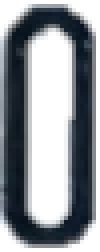
#> input picture patterns_unprepared/0.png, 25 x 63 px (shown 4 times larger); its folder holds only this picture in this run
$ python -i prepare_patterns.py   (imports and definitions only)
#> lines starting #> are read from the running program, lines starting #| are printed output that depends on the picture; after the words box and inside, x2 and y2 are one past the last pixel; in counts of white or black regions, pixels touching at a corner belong together
import os
import cv2
import numpy as np


def prepare_contours_for_values():
    images = os.listdir('patterns_unprepared')
    for image in images:
        img = cv2.imread('./patterns_unprepared/'+image)
#> img is the input picture: shape (63, 25, 3); mean B, G, R 152.9, 147.9, 143
        grayscale_img = cv2.cvtColor(img, cv2.COLOR_BGR2GRAY)
        thresh = cv2.adaptiveThreshold(grayscale_img, 255, cv2.ADAPTIVE_THRESH_MEAN_C,
                                       cv2.THRESH_BINARY, 15, 2)
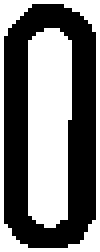
#> thresh: shape (63, 25) (shown 4 times larger); 48.5% white; 2 white regions, box (x1, y1, x2, y2) and area: (7, 7, 18, 57) 498, (0, 0, 25, 63) 266
        thresh = (255 - thresh)

        thresh = cv2.resize(thresh, (30, 60))
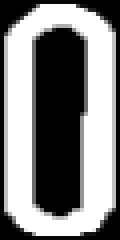
#> thresh: shape (60, 30) (shown 4 times larger); min 0, max 255, mean 130.6

        cv2.imwrite('./patterns/'+image, thresh)


def prepare_patterns_for_symbols():
    images = os.listdir('symbols_unprepared')
    for image in images:
        img = cv2.imread('./symbols_unprepared/'+image)
        grayscale_img = cv2.cvtColor(img, cv2.COLOR_BGR2GRAY)
        thresh = cv2.adaptiveThreshold(grayscale_img, 255, cv2.ADAPTIVE_THRESH_MEAN_C,
                                       cv2.THRESH_BINARY, 15, 2)
        thresh = (255 - thresh)

        thresh = cv2.resize(thresh, (140, 180))

        cv2.imwrite('./symbols/'+image, thresh)


# prepare_patterns_for_symbols()

>>> result = prepare_contours_for_values()

$ run again, on patterns_unprepared/4.png
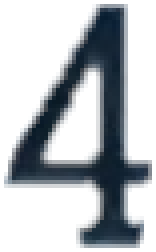
#> input picture patterns_unprepared/4.png, 39 x 63 px (shown 4 times larger)
#> in prepare_contours_for_values, img is the input picture: shape (63, 39, 3); mean B, G, R 192.1, 187.7, 182.9
#> in prepare_contours_for_values, `thresh = cv2.adaptiveThreshold(grayscale_img, 255, cv2.ADAPTIVE_THRESH..`:
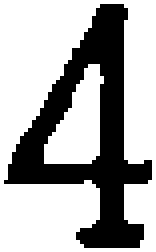
#> thresh: shape (63, 39) (shown 4 times larger); 67.3% white; 1 black region, box (x1, y1, x2, y2) and area: (1, 1, 38, 62) 803
#> in prepare_contours_for_values, `thresh = cv2.resize(thresh, (30, 60))`:
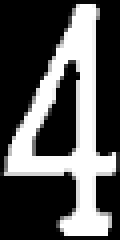
#> thresh: shape (60, 30) (shown 4 times larger); min 0, max 255, mean 84.3

$ run again, on patterns_unprepared/5.png
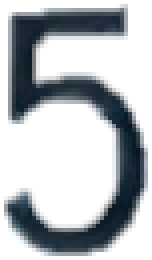
#> input picture patterns_unprepared/5.png, 38 x 65 px (shown 4 times larger)
#> in prepare_contours_for_values, img is the input picture: shape (65, 38, 3); mean B, G, R 190.3, 186.2, 181.5
#> in prepare_contours_for_values, `thresh = cv2.adaptiveThreshold(grayscale_img, 255, cv2.ADAPTIVE_THRESH..`:
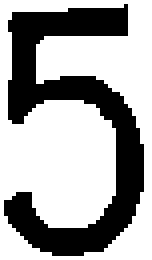
#> thresh: shape (65, 38) (shown 4 times larger); 64.7% white; 1 black region, box (x1, y1, x2, y2) and area: (1, 1, 36, 64) 871
#> in prepare_contours_for_values, `thresh = cv2.resize(thresh, (30, 60))`:
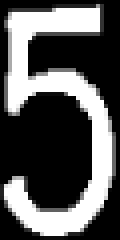
#> thresh: shape (60, 30) (shown 4 times larger); min 0, max 255, mean 89.3

$ run again, on patterns_unprepared/6.png
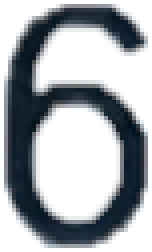
#> input picture patterns_unprepared/6.png, 38 x 63 px (shown 4 times larger)
#> in prepare_contours_for_values, img is the input picture: shape (63, 38, 3); mean B, G, R 174.8, 170.2, 165.1
#> in prepare_contours_for_values, `thresh = cv2.adaptiveThreshold(grayscale_img, 255, cv2.ADAPTIVE_THRESH..`:
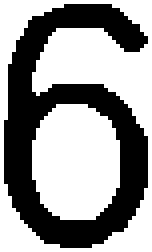
#> thresh: shape (63, 38) (shown 4 times larger); 59.4% white; 1 black region, box (x1, y1, x2, y2) and area: (1, 1, 37, 62) 972
#> in prepare_contours_for_values, `thresh = cv2.resize(thresh, (30, 60))`:
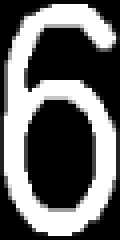
#> thresh: shape (60, 30) (shown 4 times larger); min 0, max 255, mean 102.8

$ run again, on patterns_unprepared/10.png
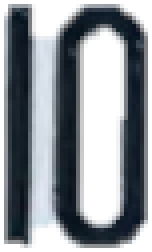
#> input picture patterns_unprepared/10.png, 38 x 63 px (shown 4 times larger)
#> in prepare_contours_for_values, img is the input picture: shape (63, 38, 3); mean B, G, R 153.5, 147.9, 142.2
#> in prepare_contours_for_values, `thresh = cv2.adaptiveThreshold(grayscale_img, 255, cv2.ADAPTIVE_THRESH..`:
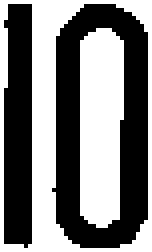
#> thresh: shape (63, 38) (shown 4 times larger); 49.3% white; 2 white regions, box (x1, y1, x2, y2) and area: (0, 0, 38, 63) 682, (20, 7, 31, 57) 498
#> in prepare_contours_for_values, `thresh = cv2.resize(thresh, (30, 60))`:
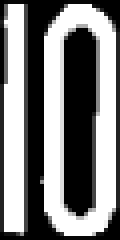
#> thresh: shape (60, 30) (shown 4 times larger); min 0, max 255, mean 128.5
